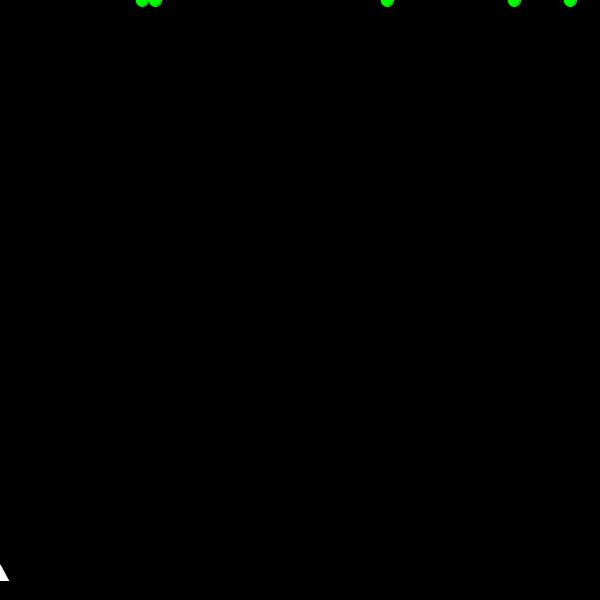
Frame 1 (no input)
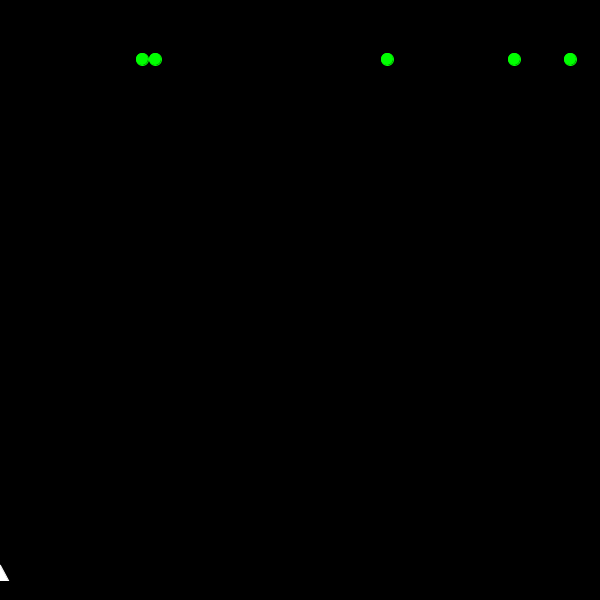
Frame 60 (the mouse pressed at the canvas centre just before this capture)
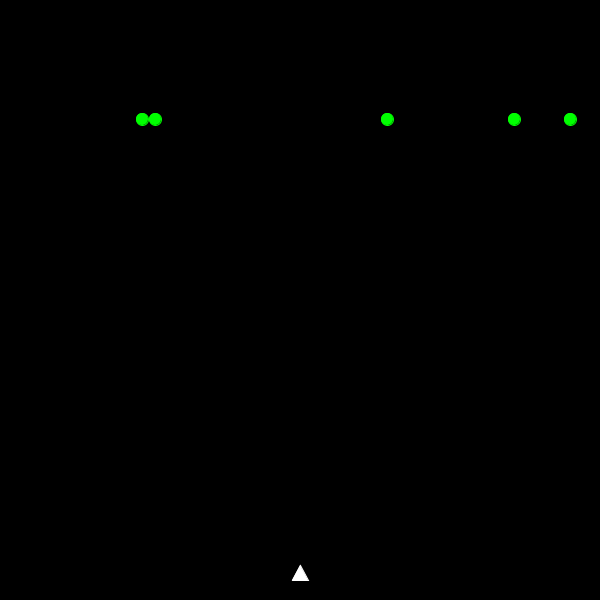
Frame 120 (the mouse held since frame 60 and released just before this capture)

The Processing sketch that drew these frames (run headless with seeded random() and noise(); from frame 60 on, the mouse is pressed at the canvas centre):

// Processing sketch: processing_96252
// ── processing_96252.pde


  
  int diametro = 12;                                                                        //Variable que define el diametro de las bolas que caen
  boolean disparo = false;                                                                  //Variable booleana predeterminada en 0  
  boolean perder = false;                                                                   //Variable booleana predeterminada en 0
  int aleatorio()                                                                           //Variable que devuelve un valor aleatorio desde 0 hasta 600
  {
    return int(random(600));
  }
  
  int[] circuloX = { aleatorio(), aleatorio(), aleatorio(), aleatorio(), aleatorio() };    //Posición en el eje X de los circulos aleatorios que van cayendo
  int[] circuloY = { 0, 0, 0, 0, 0 };                                                      //Posición en el eje Y. Todas empiezan desde cero
  
  void setup()
  {
    size(600,600);                                                                         //Tamaño de la pantalla
    noCursor();                                                                            //El cursor no aparece en pantalla
  }
  
  void draw()
  {
    background(0);                                                                         //Se define el color de fondo
    fill(color(255));                                                                      //Se rellena el poligono(nave) de color blanco
    stroke(color(255));                                                                    //Linea que define el poligono blanca
    triangle(mouseX-8, 580, mouseX+8, 580, mouseX, 565);                                   //Triangulo que se extiende 8px a cada lado del cursor y 15px de altura
    fill(color(255,0,0));                                                                  //Se rellena de rojo la sentencia que viene a continuación
    stroke(color(255,0,0));                                                                //Se cambia el color de la linea al mismo que el relleno
  
    if(disparo==true)                                                                      //Condicional. Si se efectúa el disparo
    {
      nave(mouseX);                                                                        //La nave se encuentra en la posición del ratón
      disparo = false;                                                                     // Se cancela el disparo ya que solo se dispara cuando se pulsa el ratón                                                                  
    }
  
    invaders();
    fin();  
  }
  
  void mousePressed()                                                                      //Que pasa cuando haces click con el raton
  {
    disparo = true;                                                                        //Se efectúa el disparo
    
  }
  
  void invaders()                                                                          //Se declara los invasores (las bolas verdes que caen)
  {  
    stroke(0,255,0);                                                                       //Se define el color de la linea                                                
    fill(0,255,0);                                                                         //Se define el color de relleno
    for (int i=0; i<5; i++)                                                                //Bucle para repetir la sentencia 5 veces, sumando de una en una
    {
      ellipse(circuloX[i], circuloY[i]++, diametro, diametro);                             //Se hace un circulo del tamaño y la posición de las variables definidas al principio cada vez que se elimina un invader
    }
  }
  
  void nave(int disparoX)
  {
    boolean hit = false;                                                                    
    for (int i = 0; i < 5; i++)                                                            //Bucle para mantener 5 invaders en la pantalla aunque se vayan eliminando
    {
      if((disparoX >= (circuloX[i]-diametro/2)) && (disparoX <= (circuloX[i]+diametro/2))) //Si la posición de X está dentro del tamaño del circulo, le golpeará
      {
        hit = true;
        line(mouseX, 565, mouseX,circuloY[i]);                                            //Linea desde la nave hasta el invader
        ellipse(circuloX[i], circuloY[i], diametro+20, diametro+20);                      //Circulo de explosión en la posición del invader 20px más del diametro del mismo
        circuloX[i] = aleatorio();
        circuloY[i] = 0;
      }    
    }
  
      if (hit = false)                                                                   //Si el disparo no acierta
    {
      line(mouseX, 565, mouseX, 0);                                                      //Linea desde la nave hasta la parte superior de la pantalla
    }  
  
  }
  
  void fin()
  {
    for (int i=0; i< 5; i++)
    {
      if(circuloY[i]==600)                                                              //Cuando uno de los invaders llega a la fila 600
      {
        fill(color(255,0,0));                                                           //Rellenar de rojo     
        textSize(20);                                                                   //Tamaño de letra
        text("¡¡HAS PERDIDO!!", 230,100);                                                   //Aparece el texto en la posición indicada
        noLoop();                                                                       //Se para el bucle al final de la función draw
       
      }
    }
  }
